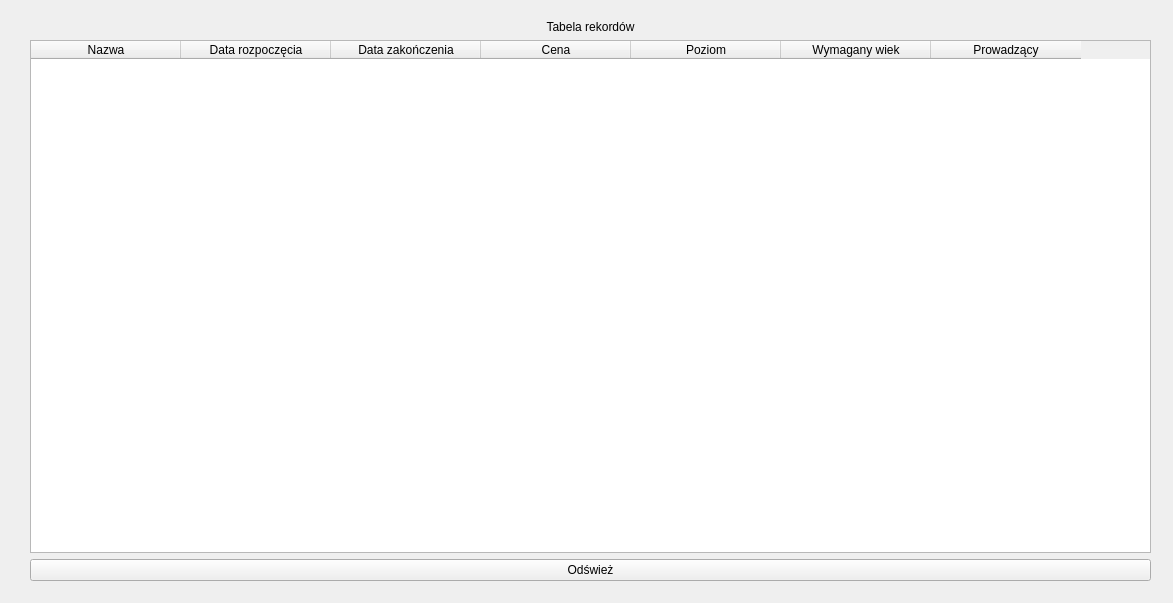
<?xml version="1.0" encoding="UTF-8"?>
<ui version="4.0">
 <class>tableedit_kursy_student</class>
 <widget class="QWidget" name="tableedit_kursy_student">
  <property name="geometry">
   <rect>
    <x>0</x>
    <y>0</y>
    <width>1173</width>
    <height>603</height>
   </rect>
  </property>
  <property name="windowTitle">
   <string>Form</string>
  </property>
  <widget class="QWidget" name="layoutWidget">
   <property name="geometry">
    <rect>
     <x>30</x>
     <y>20</y>
     <width>1121</width>
     <height>561</height>
    </rect>
   </property>
   <layout class="QGridLayout" name="gridLayout_3">
    <item row="3" column="0">
     <layout class="QGridLayout" name="gridLayout_4">
      <item row="1" column="0" colspan="2">
       <widget class="QPushButton" name="pushButton_odswiez">
        <property name="text">
         <string>Odśwież</string>
        </property>
       </widget>
      </item>
      <item row="0" column="0" colspan="2">
       <widget class="QTableWidget" name="tableWidget_2">
        <attribute name="horizontalHeaderDefaultSectionSize">
         <number>150</number>
        </attribute>
        <column>
         <property name="text">
          <string>Nazwa</string>
         </property>
        </column>
        <column>
         <property name="text">
          <string>Data rozpoczęcia</string>
         </property>
        </column>
        <column>
         <property name="text">
          <string>Data zakończenia</string>
         </property>
        </column>
        <column>
         <property name="text">
          <string>Cena</string>
         </property>
        </column>
        <column>
         <property name="text">
          <string>Poziom</string>
         </property>
        </column>
        <column>
         <property name="text">
          <string>Wymagany wiek</string>
         </property>
        </column>
        <column>
         <property name="text">
          <string>Prowadzący</string>
         </property>
        </column>
       </widget>
      </item>
     </layout>
    </item>
    <item row="0" column="0">
     <widget class="QLabel" name="label_2">
      <property name="text">
       <string>Tabela rekordów</string>
      </property>
      <property name="alignment">
       <set>Qt::AlignCenter</set>
      </property>
     </widget>
    </item>
   </layout>
  </widget>
 </widget>
 <resources/>
 <connections/>
</ui>
